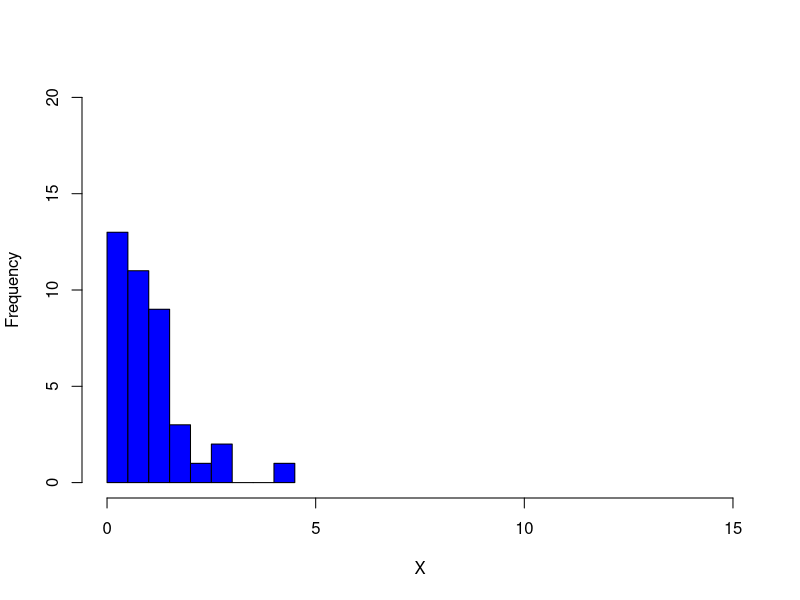
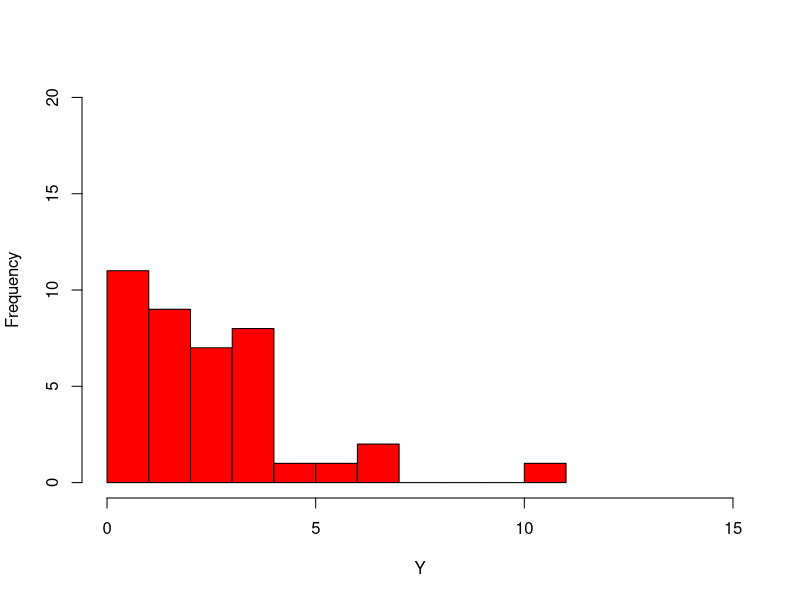
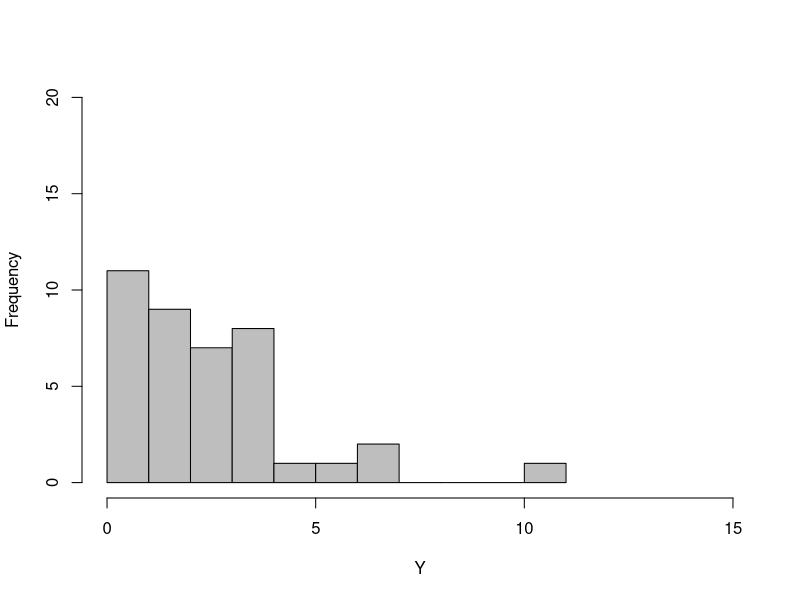
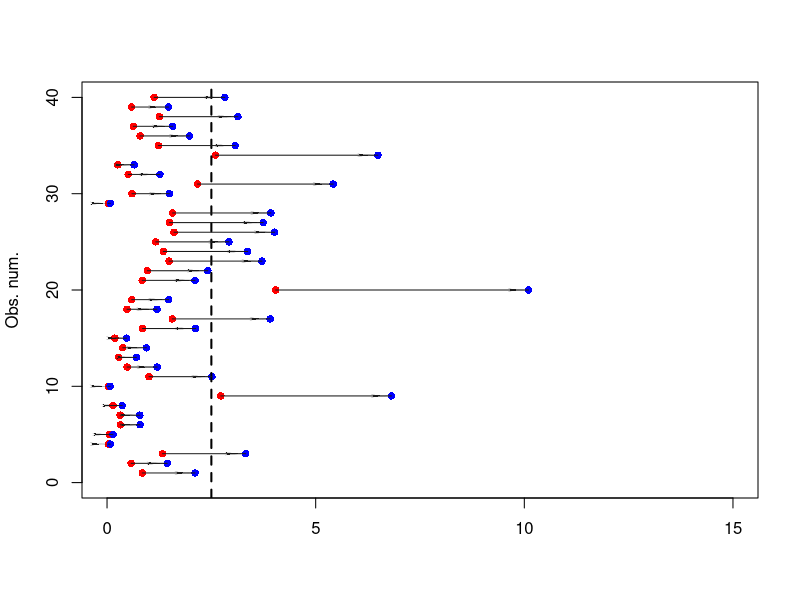

These charts were generated, in order, by the following R code:

n.size = 40 # sample size
my.b = 10   # number of breaks in the histograms
t = 2.5     # mean of the transformed random variable, namely E[Y] = t 

set.seed(123)
x = rexp(n.size,rate=1)
hist(x, breaks = my.b, xlim=c(0,15),col="blue", 
     ylim=c(0,20),xlab="X", main="")

#mean(x)  # check on the mean 
#sd(x)    # check on the std 

y = t*x   # transformed rv by means of the optimal transportation map
hist(y,breaks= my.b, xlim=c(0,15),col="red", ylim=c(0,20), xlab="Y", main="")

#mean(y)  # check on the mean 
#sd(y)    # check on the std 


#Check via simulation of exp with rate 1/t and mean t
set.seed(123)
y.c = rexp(n.size,rate=1/t)
hist(y.c, breaks= my.b,xlim=c(0,15),col="grey", ylim=c(0,20),
     xlab="Y", main="")

# mean(y.c) # should be the same as in line 17 


# plot the transportation map as a vector field

y.seq<-seq(1,length(x),by=1)
plot(x, y.seq,col="red",lwd=2, 
     ylim=c(0,n.size),xlim=c(0,15), pch = 16,
     ylab="Obs. num.",xlab="",type="p")

lines(x*t,y.seq,col="blue",lwd=2,type ="p",pch = 16)
abline(v=t,lwd=2,lty=2)
shape::Arrows(x0=x,y0=y.seq,x1=t*x,y1=y.seq, arr.adj = 1,
              arr.width = 0.05, lwd=1, arr.lwd=0.15, col="gray10")

